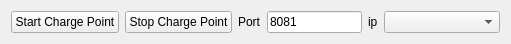
   <widget class="QWidget" name="layoutWidget_2">
    <property name="geometry">
     <rect>
      <x>0</x>
      <y>10</y>
      <width>511</width>
      <height>25</height>
     </rect>
    </property>
    <layout class="QHBoxLayout" name="horizontalLayout_5">
     <item>
      <widget class="QPushButton" name="pushButton_StartChargePoint">
       <property name="sizePolicy">
        <sizepolicy hsizetype="Minimum" vsizetype="Fixed">
         <horstretch>0</horstretch>
         <verstretch>0</verstretch>
        </sizepolicy>
       </property>
       <property name="text">
        <string>Start Charge Point</string>
       </property>
      </widget>
     </item>
     <item>
      <widget class="QPushButton" name="pushButton_StopChargePoint">
       <property name="sizePolicy">
        <sizepolicy hsizetype="Minimum" vsizetype="Fixed">
         <horstretch>0</horstretch>
         <verstretch>0</verstretch>
        </sizepolicy>
       </property>
       <property name="text">
        <string>Stop Charge Point</string>
       </property>
      </widget>
     </item>
     <item>
      <widget class="QLabel" name="label_6">
       <property name="sizePolicy">
        <sizepolicy hsizetype="Minimum" vsizetype="Minimum">
         <horstretch>0</horstretch>
         <verstretch>0</verstretch>
        </sizepolicy>
       </property>
       <property name="text">
        <string>Port</string>
       </property>
      </widget>
     </item>
     <item>
      <widget class="QLineEdit" name="lineEdit_port_2">
       <property name="text">
        <string>8081</string>
       </property>
      </widget>
     </item>
     <item>
      <widget class="QLabel" name="label_7">
       <property name="sizePolicy">
        <sizepolicy hsizetype="Minimum" vsizetype="Minimum">
         <horstretch>0</horstretch>
         <verstretch>0</verstretch>
        </sizepolicy>
       </property>
       <property name="text">
        <string>ip</string>
       </property>
      </widget>
     </item>
     <item>
      <widget class="QComboBox" name="comboBox_ip">
       <property name="sizePolicy">
        <sizepolicy hsizetype="Expanding" vsizetype="Expanding">
         <horstretch>0</horstretch>
         <verstretch>0</verstretch>
        </sizepolicy>
       </property>
       <item>
        <property name="text">
         <string/>
        </property>
       </item>
       <item>
        <property name="text">
         <string>122.165.189.79</string>
        </property>
       </item>
       <item>
        <property name="text">
         <string>49.206.201.39</string>
        </property>
       </item>
       <item>
        <property name="text">
         <string>192.168.1.116</string>
        </property>
       </item>
       <item>
        <property name="text">
         <string>117.249.208.57</string>
        </property>
       </item>
       <item>
        <property name="text">
         <string>192.168.42.115</string>
        </property>
       </item>
       <item>
        <property name="text">
         <string>192.168.0.107</string>
        </property>
       </item>
       <item>
        <property name="text">
         <string>192.168.0.108</string>
        </property>
       </item>
       <item>
        <property name="text">
         <string>192.168.1.1</string>
        </property>
       </item>
       <item>
        <property name="text">
         <string>192.168.1.2</string>
        </property>
       </item>
       <item>
        <property name="text">
         <string>192.168.1.3</string>
        </property>
       </item>
       <item>
        <property name="text">
         <string>192.168.1.4</string>
        </property>
       </item>
       <item>
        <property name="text">
         <string>192.168.1.5</string>
        </property>
       </item>
       <item>
        <property name="text">
         <string>192.168.1.6</string>
        </property>
       </item>
       <item>
        <property name="text">
         <string>192.168.1.7</string>
        </property>
       </item>
       <item>
        <property name="text">
         <string>192.168.1.8</string>
        </property>
       </item>
       <item>
        <property name="text">
         <string>192.168.1.9</string>
        </property>
       </item>
       <item>
        <property name="text">
         <string>192.168.1.10</string>
        </property>
       </item>
       <item>
        <property name="text">
         <string>192.168.1.11</string>
        </property>
       </item>
       <item>
        <property name="text">
         <string>192.168.1.12</string>
        </property>
       </item>
       <item>
        <property name="text">
         <string>192.168.1.13</string>
        </property>
       </item>
       <item>
        <property name="text">
         <string>192.168.1.14</string>
        </property>
       </item>
       <item>
        <property name="text">
         <string>192.168.1.15</string>
        </property>
       </item>
       <item>
        <property name="text">
         <string>192.168.1.16</string>
        </property>
       </item>
       <item>
        <property name="text">
         <string>192.168.1.17</string>
        </property>
       </item>
       <item>
        <property name="text">
         <string>192.168.1.18</string>
        </property>
       </item>
       <item>
        <property name="text">
         <string>192.168.1.19</string>
        </property>
       </item>
       <item>
        <property name="text">
         <string>192.168.1.20</string>
        </property>
       </item>
       <item>
        <property name="text">
         <string>192.168.1.21</string>
        </property>
       </item>
       <item>
        <property name="text">
         <string>192.168.1.22</string>
        </property>
       </item>
       <item>
        <property name="text">
         <string>192.168.1.23</string>
        </property>
       </item>
       <item>
        <property name="text">
         <string>192.168.1.24</string>
        </property>
       </item>
       <item>
        <property name="text">
         <string>192.168.1.25</string>
        </property>
       </item>
       <item>
        <property name="text">
         <string>192.168.1.117</string>
        </property>
       </item>
       <item>
        <property name="text">
         <string>192.168.1.123</string>
        </property>
       </item>
      </widget>
     </item>
    </layout>
   </widget>
